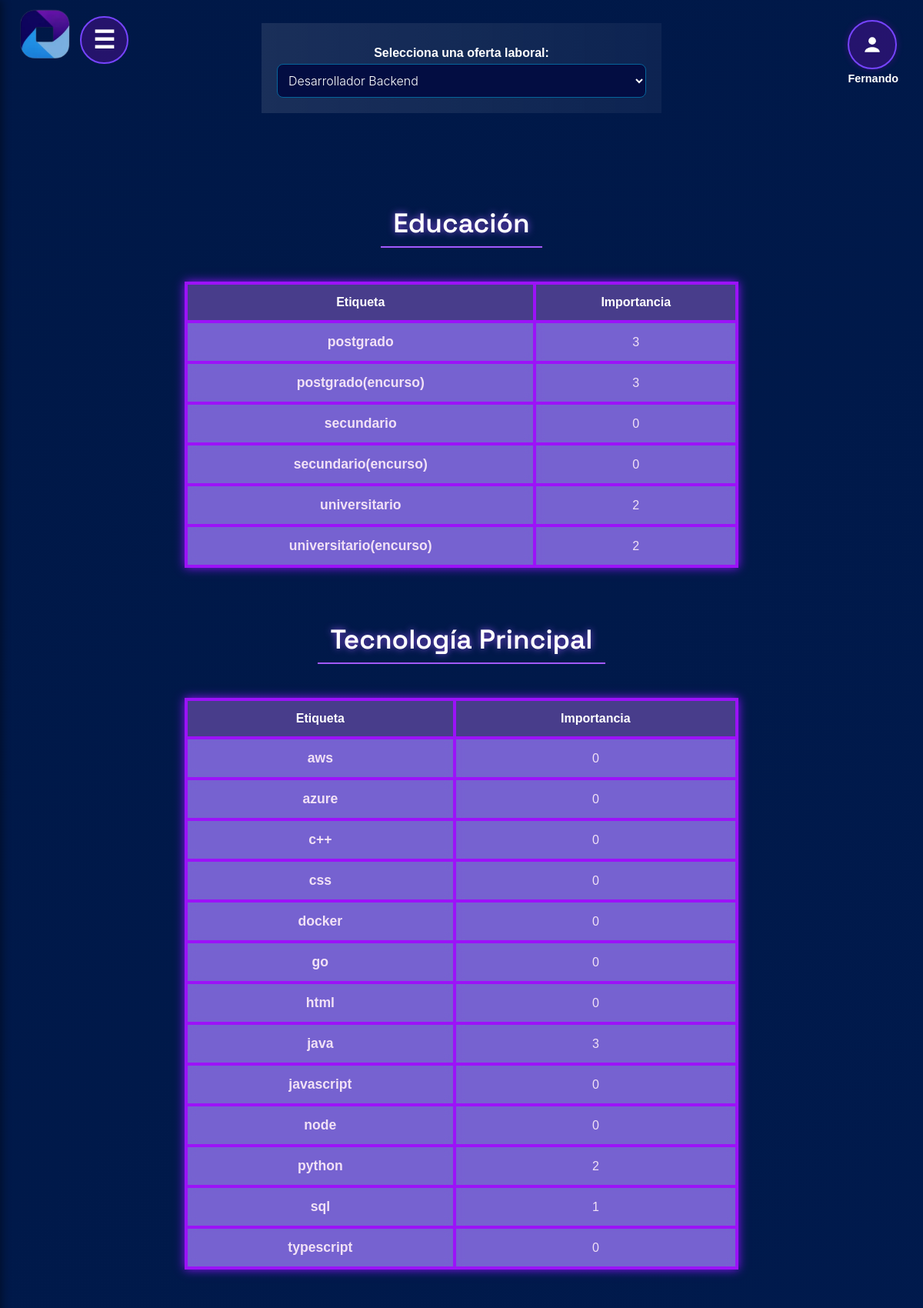
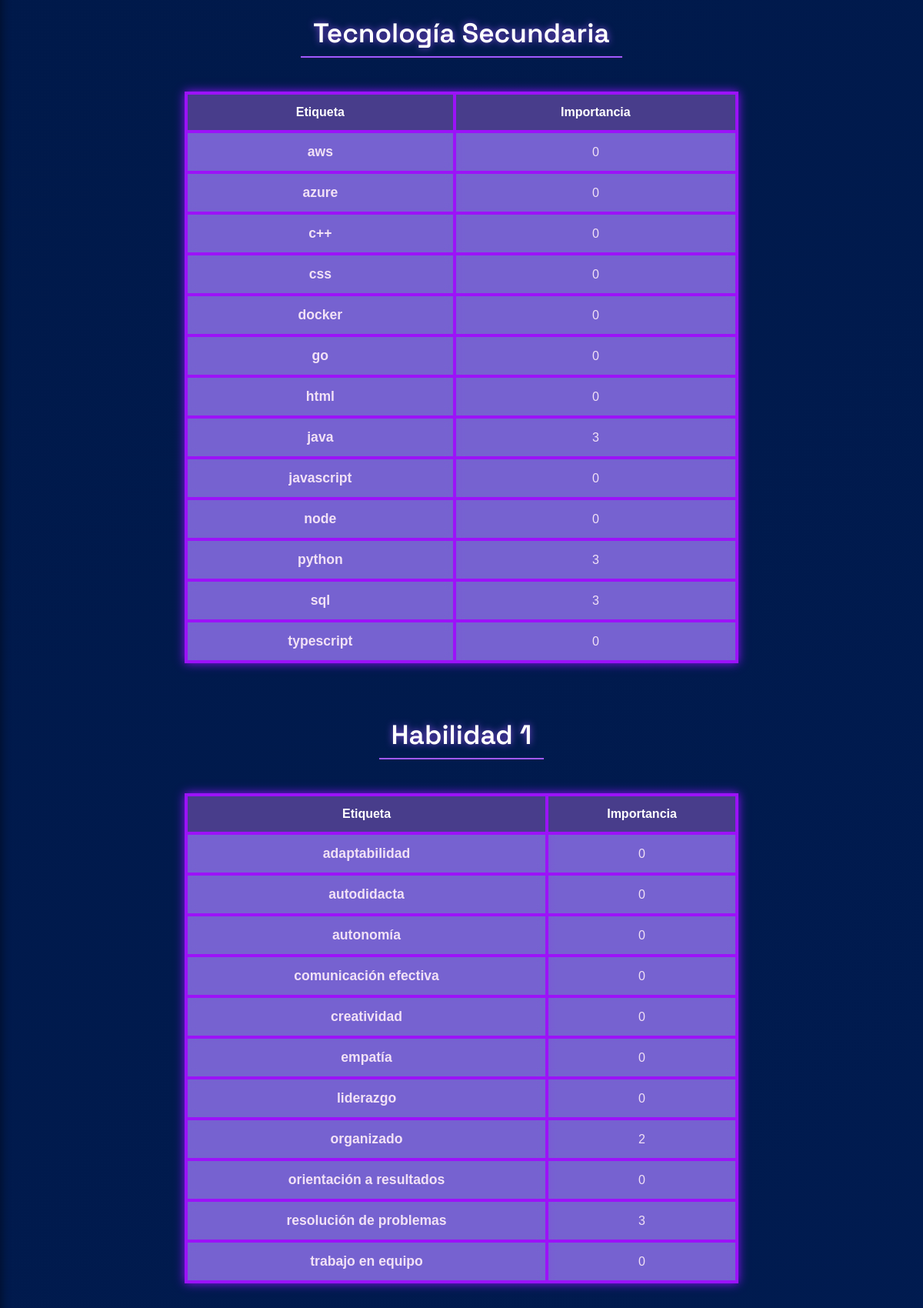
/etiquetas (signed in, upper part), run on the app's committed database (2 pictures, top to bottom).
### app.py (models this page shows)
class OfertaEducacion(db.Model):
    __tablename__ = 'oferta_educacion'
    id = db.Column(db.Integer, primary_key=True, autoincrement=True)
    idOfer = db.Column(db.Integer, db.ForeignKey('oferta_laboral.idOfer'))
    idEdu = db.Column(db.Integer, db.ForeignKey('educacion.idedu'))
    importancia = db.Column(db.Integer, nullable=False)
    oferta = db.relationship('OfertaLaboral', back_populates='educaciones')
    educacion = db.relationship('Educacion')

class Educacion(db.Model):
    __tablename__ = 'educacion'
    idedu = db.Column(db.Integer, primary_key=True)
    nombre = db.Column(db.String(100), nullable=False, unique=True)

class OfertaTecnologia(db.Model):
    __tablename__ = 'oferta_tecnologia'
    id = db.Column(db.Integer, primary_key=True, autoincrement=True)
    idOfer = db.Column(db.Integer, db.ForeignKey('oferta_laboral.idOfer'))
    idTec = db.Column(db.Integer, db.ForeignKey('tecnologia.idtec'))
    importancia = db.Column(db.Integer, nullable=False)
    oferta = db.relationship('OfertaLaboral', back_populates='tecnologias')
    tecnologia = db.relationship('Tecnologia')

class Tecnologia(db.Model):
    __tablename__ = 'tecnologia'
    idtec = db.Column(db.Integer, primary_key=True)
    nombre = db.Column(db.String(100), nullable=False, unique=True)

class OfertaTecnologia2(db.Model):
    __tablename__ = 'oferta_tecnologia2'
    id = db.Column(db.Integer, primary_key=True, autoincrement=True)
    idOfer = db.Column(db.Integer, db.ForeignKey('oferta_laboral.idOfer'))
    idTec2 = db.Column(db.Integer, db.ForeignKey('tecnologia2.idtec2'))
    importancia = db.Column(db.Integer, nullable=False)
    oferta = db.relationship('OfertaLaboral', back_populates='tecnologias2')
    tecnologia2 = db.relationship('Tecnologia2')

class Tecnologia2(db.Model):
    __tablename__ = 'tecnologia2'
    idtec2 = db.Column(db.Integer, primary_key=True)
    nombre = db.Column(db.String(100), nullable=False, unique=True)

class OfertaHabilidad(db.Model):
    __tablename__ = 'oferta_habilidad'
    id = db.Column(db.Integer, primary_key=True, autoincrement=True)
    idOfer = db.Column(db.Integer, db.ForeignKey('oferta_laboral.idOfer'))
    idHab = db.Column(db.Integer, db.ForeignKey('habilidad.idhab'))
    importancia = db.Column(db.Integer, nullable=False)
    oferta = db.relationship('OfertaLaboral', back_populates='habilidades')
    habilidad = db.relationship('Habilidad')

class Habilidad(db.Model):
    __tablename__ = 'habilidad'
    idhab = db.Column(db.Integer, primary_key=True)
    nombre = db.Column(db.String(100), nullable=False, unique=True)

### app.py (the view)
@app.route("/etiquetas", methods=["GET", "POST"])
@login_required(roles=["Admin_RRHH"])
def mostrar_etiquetas(idOfer=None):
    ofertas = OfertaLaboral.query.all()
    ofertas_activas = OfertaLaboral.query.filter_by(estado="Activa").all()
    if not idOfer:
        idOfer = request.form.get("idOfer") if request.method == "POST" else request.args.get("idOfer")
        if not idOfer and ofertas:
            idOfer = ofertas[0].idOfer
    educaciones, tecnologias, habilidades, tecnologias2, habilidades2 = [], [], [], [], []
    if idOfer:
        oferta = OfertaLaboral.query.get(idOfer)
        educaciones = OfertaEducacion.query.filter_by(idOfer=idOfer).all()
        tecnologias = OfertaTecnologia.query.filter_by(idOfer=idOfer).all()
        habilidades = OfertaHabilidad.query.filter_by(idOfer=idOfer).all()
        tecnologias2 = OfertaTecnologia2.query.filter_by(idOfer=idOfer).all()
        habilidades2 = OfertaHabilidad2.query.filter_by(idOfer=idOfer).all()
        df_edu = pd.DataFrame([{"Nombre": e.educacion.nombre, "Valor": e.importancia} for e in educaciones]) if educaciones else pd.DataFrame()
        df_tec = pd.DataFrame([{"Nombre": t.tecnologia.nombre, "Valor": t.importancia} for t in tecnologias]) if tecnologias else pd.DataFrame()
        df_hab = pd.DataFrame([{"Nombre": h.habilidad.nombre, "Valor": h.importancia} for h in habilidades]) if habilidades else pd.DataFrame()
        df_tec2 = pd.DataFrame([{"Nombre": t2.tecnologia2.nombre, "Valor": t2.importancia} for t2 in tecnologias2]) if tecnologias2 else pd.DataFrame()
        df_hab2 = pd.DataFrame([{"Nombre": h2.habilidad2.nombre, "Valor": h2.importancia} for h2 in habilidades2]) if habilidades2 else pd.DataFrame()
        tabla_edu = df_edu.to_html(classes="table table-bordered", index=False) if not df_edu.empty else "<p>No hay etiquetas de educación</p>"
        tabla_tec = df_tec.to_html(classes="table table-bordered", index=False) if not df_tec.empty else "<p>No hay etiquetas de tecnología</p>"
        tabla_tec2 = df_tec2.to_html(classes="table table-bordered", index=False) if not df_tec2.empty else "<p>No hay etiquetas de tecnología secundaria</p>"
        tabla_hab = df_hab.to_html(classes="table table-bordered", index=False) if not df_hab.empty else "<p>No hay etiquetas de habilidades</p>"
        tabla_hab2 = df_hab2.to_html(classes="table table-bordered", index=False) if not df_hab2.empty else "<p>No hay etiquetas de habilidades secundarias</p>"
    else:
        oferta, tabla_edu, tabla_tec, tabla_tec2, tabla_hab, tabla_hab2 = None, "", "", "", "", ""
    return render_template("etiquetas.html",
                           ofertas=ofertas,
                           ofertas_activas=ofertas_activas,
                           oferta=oferta,
                           idOfer=idOfer,
                           tabla_edu=tabla_edu,
                           tabla_tec=tabla_tec,
                           tabla_hab=tabla_hab,
                           tabla_tec2=tabla_tec2,
                           tabla_hab2=tabla_hab2,
                           educaciones=educaciones,
                           tecnologias=tecnologias,
                           habilidades=habilidades,
                           tecnologias2=tecnologias2,
                           habilidades2=habilidades2)

### app.py (called while the page is built)
def login_required(roles=None):
    def decorator(f):
        @wraps(f)
        def wrapped(*args, **kwargs):
            if 'username' not in session:
                return redirect(url_for('login'))
            if roles and session.get('type') not in roles:
                return "Acceso no autorizado"
            return f(*args, **kwargs)
        return wrapped
    return decorator

### templates/etiquetas.html (shortened to what this page needs)
<!DOCTYPE html>
<html lang="es">
<head>
  <link rel="stylesheet" href="{{ url_for('static', filename='etiquetas.css') }}">
  <link rel="stylesheet" href="https://cdnjs.cloudflare.com/ajax/libs/font-awesome/6.5.0/css/all.min.css">
  <link rel="stylesheet" href="{{ url_for('static', filename='css/header_general.css') }}">
  <link rel="stylesheet" href="{{ url_for('static', filename='css/menu.css') }}">
  <link rel="stylesheet" href="{{ url_for('static', filename='css/footer.css') }}">
</head>
<body class="container mt-4">
  {% include "layout/header_general.html" %}
  {% include "layout/menu.html" %}
  <form method="GET" action="{{ url_for('mostrar_etiquetas') }}">
    <label for="idOfer">Selecciona una oferta laboral:</label>
    <select name="idOfer" onchange="this.form.submit()">
      {% for ofer in ofertas %}
      <option value="{{ ofer.idOfer }}" {% if ofer.idOfer|string==idOfer|string %}selected{% endif %}>
        {{ ofer.nombre }}
      </option>
      {% endfor %}
    </select>
  </form>
  {% if oferta %}
  <h3 class="titulo-centrado">Educación</h3>
  <table class="table table-bordered">
    <thead>
      <tr>
        <th>Etiqueta</th>
        <th>Importancia</th>
      </tr>
    </thead>
    <tbody>
      {% for edu in educaciones %}
      <tr>
        <td>{{ edu.educacion.nombre }}</td>
        <td>
          {% if oferta.idOfer in ofertas_activas|map(attribute='idOfer') %}
          <input type="number" min="0" max="3" value="{{ edu.importancia }}" class="input-importancia"
            data-id="{{ edu.id }}" data-tipo="educacion">
          {% else %}
          {{ edu.importancia }}
          {% endif %}
        </td>
      </tr>
      {% endfor %}
    </tbody>
  </table>
  <h3 class="titulo-centrado">Tecnología Principal</h3>
  <table class="table table-bordered">
    <thead>
      <tr>
        <th>Etiqueta</th>
        <th>Importancia</th>
      </tr>
    </thead>
    <tbody>
      {% for tec in tecnologias %}
      <tr>
        <td>{{ tec.tecnologia.nombre }}</td>
        <td>
          {% if oferta.idOfer in ofertas_activas|map(attribute='idOfer') %}
          <input type="number" min="0" max="3" value="{{ tec.importancia }}" class="input-importancia"
            data-id="{{ tec.id }}" data-tipo="tecnologia">
          {% else %}
          {{ tec.importancia }}
          {% endif %}
        </td>
      </tr>
      {% endfor %}
    </tbody>
  </table>
  <h3 class="titulo-centrado">Tecnología Secundaria</h3>
  <table class="table table-bordered">
    <thead>
      <tr>
        <th>Etiqueta</th>
        <th>Importancia</th>
      </tr>
    </thead>
    <tbody>
      {% for tec2 in tecnologias2 %}
      <tr>
        <td>{{ tec2.tecnologia2.nombre }}</td>
        <td>
          {% if oferta.idOfer in ofertas_activas|map(attribute='idOfer') %}
          <input type="number" min="0" max="3" value="{{ tec2.importancia }}" class="input-importancia"
            data-id="{{ tec2.id }}" data-tipo="tecnologia2">
          {% else %}
          {{ tec2.importancia }}
          {% endif %}
        </td>
      </tr>
      {% endfor %}
    </tbody>
  </table>
  <h3 class="titulo-centrado">Habilidad 1</h3>
  <table class="table table-bordered">
    <thead>
      <tr>
        <th>Etiqueta</th>
        <th>Importancia</th>
      </tr>
    </thead>
    <tbody>
      {% for hab in habilidades %}
      <tr>
        <td>{{ hab.habilidad.nombre }}</td>
        <td>
          {% if oferta.idOfer in ofertas_activas|map(attribute='idOfer') %}
          <input type="number" min="0" max="3" value="{{ hab.importancia }}" class="input-importancia"
            data-id="{{ hab.id }}" data-tipo="habilidad">
          {% else %}
          {{ hab.importancia }}
          {% endif %}
        </td>
      </tr>
      {% endfor %}
    </tbody>
  </table>
  {% else %}
  <p>No hay ofertas laborales disponibles.</p>
  {% endif %}
</body>
</html>

### static/etiquetas.css (style rules this page uses)
html { background: linear-gradient(to bottom, #000000, #353535); }
body { display: flex; flex-direction: column; min-height: 100vh; margin: 0; padding: 0; font-family: 'Poppins', sans-serif; color: #ffffff; background: linear-gradient(135deg, #001847, #011d55, #2a0047, #390061); background-size: 400% 400%; animation: gradient 15s ease infinite; }
td:first-child { font-size: 1.1rem; font-weight: bold; }
form { position: relative; animation: elevar 2s ease-out forwards; margin: 30px auto; padding: 20px; background: linear-gradient(to right, rgba(255, 255, 255, 0.1), rgba(255, 255, 255, 0.05)); color: #ffffff; width: 40%; text-align: center; margin-bottom: 80px; overflow: hidden; }
.titulo-centrado { font-family: 'Space Grotesk', sans-serif; text-align: center; font-size: 2.2rem; font-weight: 600; color: #ffffff; text-shadow: 0 0 10px rgba(162, 89, 255, 0.8); margin-top: 2rem; margin-bottom: 1.5rem; padding: 0.5rem 1rem; border-bottom: 2px solid #a259ff; width: fit-content; margin-left: auto; margin-right: auto; animation: elevar 2s ease-out forwards; }
form input, form select, form textarea { width: 100%; font-weight: 300; font-family: 'Inter', 'Segoe UI', sans-serif; box-sizing: border-box; max-width: 500px; min-width: 250px; margin: 0 auto; display: block; background-color: rgb(3, 13, 66); border-color: rgb(5, 101, 155); }
input, select, button { outline: none; margin: 10px 0; padding: 10px; font-size: 16px; border: 1px solid #ffffff; border-radius: 8px; background-color: rgba(2, 180, 204, 0.747); color: #ffffff; }
label { display: block; margin: 10px 0 5px; font-weight: bold; }
table { max-width: 60%; width: 100%; border-collapse: separate; border-spacing: 0; background-color: rgba(106, 90, 205); color: rgba(255, 240, 250, 0.9); border-radius: none; border: 2px solid rgb(156, 18, 248); box-shadow: 0 0 12px rgb(137, 18, 248); transition: all 0.3s ease-in-out; animation: elevar 1.5s ease-out forwards; margin: 20px auto 30px auto; backdrop-filter: blur(8px); }
table th, table td { padding: 14px 18px; text-align: center; border: 2px solid rgb(156, 18, 248); backdrop-filter: blur(6px); }
table th { background-color: rgba(72, 61, 139); color: #fff; font-weight: bold; }
table tr:nth-child(odd), table tr:nth-child(even) { background-color: rgba(255, 192, 240, 0.08); }

### data on the page
OfertaEducacion: educacion.nombre "postgrado", importancia "3"
OfertaEducacion: educacion.nombre "postgrado(encurso)", importancia "3"
OfertaEducacion: educacion.nombre "secundario", importancia "0"
OfertaEducacion: educacion.nombre "secundario(encurso)", importancia "0"
OfertaEducacion: educacion.nombre "universitario", importancia "2"
OfertaEducacion: educacion.nombre "universitario(encurso)", importancia "2"
OfertaTecnologia: tecnologia.nombre "aws", importancia "0"
OfertaTecnologia: tecnologia.nombre "azure", importancia "0"
OfertaTecnologia: tecnologia.nombre "c++", importancia "0"
OfertaTecnologia: tecnologia.nombre "css", importancia "0"
OfertaTecnologia: tecnologia.nombre "docker", importancia "0"
OfertaTecnologia: tecnologia.nombre "go", importancia "0"
OfertaTecnologia: tecnologia.nombre "html", importancia "0"
OfertaTecnologia: tecnologia.nombre "java", importancia "3"
OfertaTecnologia: tecnologia.nombre "javascript", importancia "0"
OfertaTecnologia: tecnologia.nombre "node", importancia "0"
OfertaTecnologia: tecnologia.nombre "python", importancia "2"
OfertaTecnologia: tecnologia.nombre "sql", importancia "1"
OfertaTecnologia: tecnologia.nombre "typescript", importancia "0"
OfertaTecnologia2: tecnologia2.nombre "aws", importancia "0"
OfertaTecnologia2: tecnologia2.nombre "azure", importancia "0"
OfertaTecnologia2: tecnologia2.nombre "c++", importancia "0"
OfertaTecnologia2: tecnologia2.nombre "css", importancia "0"
OfertaTecnologia2: tecnologia2.nombre "docker", importancia "0"
OfertaTecnologia2: tecnologia2.nombre "go", importancia "0"
OfertaTecnologia2: tecnologia2.nombre "html", importancia "0"
OfertaTecnologia2: tecnologia2.nombre "java", importancia "3"
OfertaTecnologia2: tecnologia2.nombre "javascript", importancia "0"
OfertaTecnologia2: tecnologia2.nombre "node", importancia "0"
OfertaTecnologia2: tecnologia2.nombre "python", importancia "3"
OfertaTecnologia2: tecnologia2.nombre "sql", importancia "3"
OfertaTecnologia2: tecnologia2.nombre "typescript", importancia "0"
OfertaHabilidad: habilidad.nombre "adaptabilidad", importancia "0"
OfertaHabilidad: habilidad.nombre "autodidacta", importancia "0"
OfertaHabilidad: habilidad.nombre "autonomía", importancia "0"
OfertaHabilidad: habilidad.nombre "comunicación efectiva", importancia "0"
OfertaHabilidad: habilidad.nombre "creatividad", importancia "0"
OfertaHabilidad: habilidad.nombre "empatía", importancia "0"
OfertaHabilidad: habilidad.nombre "liderazgo", importancia "0"
OfertaHabilidad: habilidad.nombre "organizado", importancia "2"
OfertaHabilidad: habilidad.nombre "orientación a resultados", importancia "0"
OfertaHabilidad: habilidad.nombre "resolución de problemas", importancia "3"
OfertaHabilidad: habilidad.nombre "trabajo en equipo", importancia "0"

### other printed values
{{ session.get('username') }} "Fernando"
form field idOfer "Desarrollador Backend"
